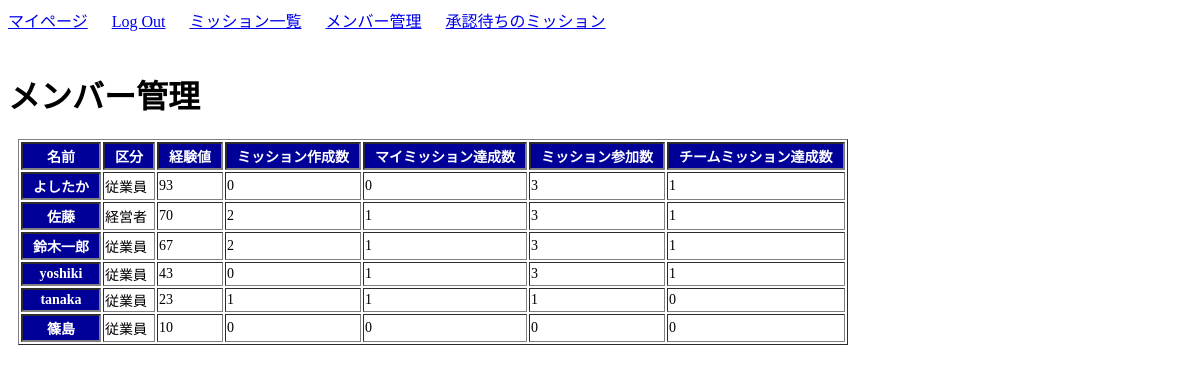
The app's page /management/ (signed in), older data.
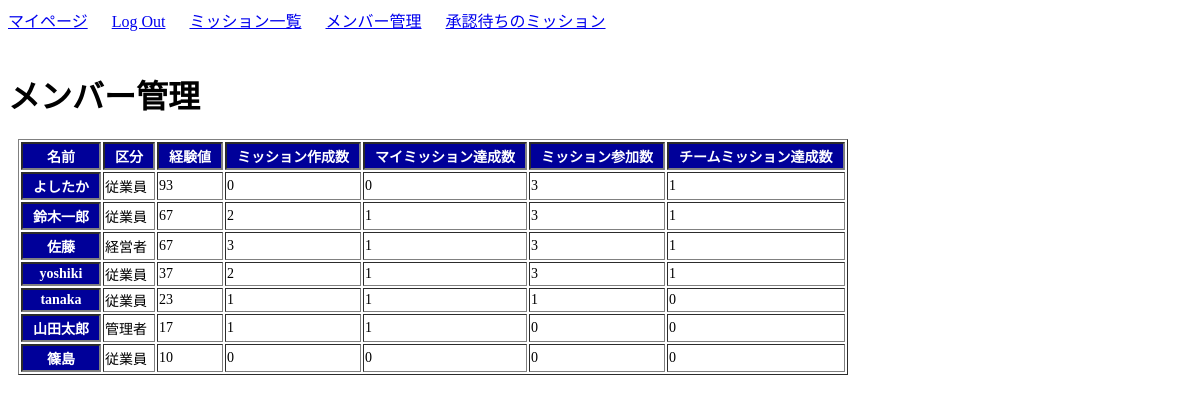
The same page, newer data.
### user/models.py (models this page shows, shortened)
class Profile(models.Model):
    user = models.OneToOneField(User, on_delete=models.CASCADE)
    kubun = models.CharField(verbose_name='区分',
                             max_length=2,
                             choices=KUBUN_CHOICES,
                             blank=True)
    exp_total = models.IntegerField(verbose_name='経験値', default=10)
    create_count = models.IntegerField(default=0)         # ミッション作成回数
    my_success_count = models.IntegerField(default=0)     # 自ら作成したミッションの達成数
    join_count = models.IntegerField(default=0)           # ミッション参加回数
    team_success_count = models.IntegerField(default=0)   # 参加したミッションの達成回数

### user/views.py (the view)
# urls.py: path('management/', views.management, name='management'),
def management(request):
    all_profile_ = Profile.objects.all()
    all_profile = sorted(all_profile_, key=lambda x: x.exp_total, reverse=True)
    contents = {
        'all_profile': all_profile,
        'profile': Profile.objects.get(user=request.user)
        }
    return render(request, 'user/management.html', contents)

### user/templates/user/management.html
{% extends 'mission/base.html' %}
{% block body %}
<br>
<br>
<h1>メンバー管理</h1>
<table border="1">
    <tr>
        <th>名前</th><th>区分</th><th>経験値</th><th>ミッション作成数</th><th>マイミッション達成数</th><th>ミッション参加数</th><th>チームミッション達成数</th>
    </tr>
    {% for item in all_profile %}
    <tr>
        <th>{{ item.user.username }}</th><td>{{ item.get_kubun_display }}</td><td>{{ item.exp_total }}</td><td>{{ item.create_count }}</td><td>{{ item.my_success_count }}</td><td>{{ item.join_count }}</td><td>{{ item.team_success_count }}</td>
    </tr>
    {% endfor %}
</table>
{% endblock body %}

### mission/templates/mission/base.html (shortened to what this page needs)
{% load static %}
<!DOCTYPE html>
<html>
<head>
    <link rel="stylesheet" type="text/css" href="{% static 'mission/css/style.css' %}">
</head>
<body>
    <a href="{% url 'expmain' %}">マイページ</a>
    <a>&emsp;</a>
    {% if user.is_authenticated %}
        <a href="{% url 'logout' %}">Log Out</a>
        <a>&emsp;</a>
        <a href="{% url 'mission-home' %}">ミッション一覧</a>
        <a>&emsp;</a>
        {% if profile.get_kubun_display == '経営者' or profile.get_kubun_display == '管理者' %}
            <a href="{% url 'management' %}">メンバー管理</a>
            <a>&emsp;</a>
            <a href="{% url 'mission-waiting' %}">承認待ちのミッション</a>
        {% endif %}
    {% else %}
        <a href="{% url 'login' %}">Log In</a>
        <a>&emsp;</a>
        <a href="{% url 'signup' %}">Sign Up</a>
    {% endif %}
    {% block body %}
    {% endblock body %}
</body>
</html>

### mission/static/mission/css/style.css (style rules this page uses)
table { margin: 10px; font-size: 14px; }
table tr th { background-color: #009; color: white; padding: 2px 10px; border-width: 2px; }

Row changes from the older to the newer data that the page shows:
shown differently, row unchanged: Profile "鈴木一郎": moves up the list
changed Profile "経営者": exp_total "70" → "67"; create_count "2" → "3"
changed Profile "yoshiki": exp_total "43" → "37"; create_count "0" → "2"
added Profile: user.username "山田太郎", kubun "管理者", exp_total "17", create_count "1", my_success_count "1", join_count "0", team_success_count "0"
